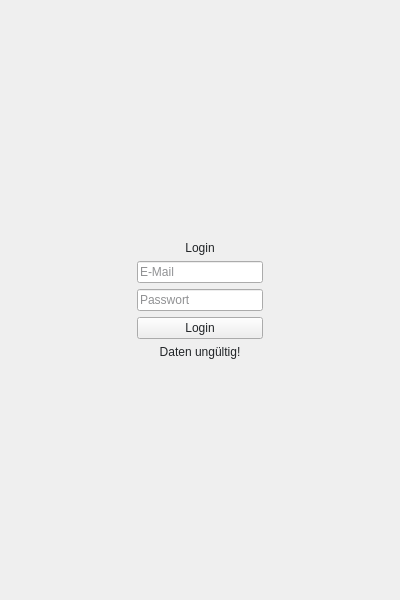
<?xml version="1.0" encoding="UTF-8"?>
<ui version="4.0">
 <class>Login</class>
 <widget class="QWidget" name="Login">
  <property name="geometry">
   <rect>
    <x>0</x>
    <y>0</y>
    <width>400</width>
    <height>600</height>
   </rect>
  </property>
  <property name="palette">
   <palette>
    <active>
     <colorrole role="WindowText">
      <brush brushstyle="SolidPattern">
       <color alpha="255">
        <red>33</red>
        <green>36</green>
        <blue>39</blue>
       </color>
      </brush>
     </colorrole>
     <colorrole role="Text">
      <brush brushstyle="SolidPattern">
       <color alpha="255">
        <red>33</red>
        <green>36</green>
        <blue>39</blue>
       </color>
      </brush>
     </colorrole>
     <colorrole role="ButtonText">
      <brush brushstyle="SolidPattern">
       <color alpha="255">
        <red>33</red>
        <green>36</green>
        <blue>39</blue>
       </color>
      </brush>
     </colorrole>
     <colorrole role="Highlight">
      <brush brushstyle="SolidPattern">
       <color alpha="255">
        <red>17</red>
        <green>105</green>
        <blue>142</blue>
       </color>
      </brush>
     </colorrole>
     <colorrole role="ToolTipText">
      <brush brushstyle="SolidPattern">
       <color alpha="255">
        <red>33</red>
        <green>36</green>
        <blue>39</blue>
       </color>
      </brush>
     </colorrole>
     <colorrole role="PlaceholderText">
      <brush brushstyle="SolidPattern">
       <color alpha="128">
        <red>33</red>
        <green>36</green>
        <blue>39</blue>
       </color>
      </brush>
     </colorrole>
     <colorrole role="Accent">
      <brush brushstyle="SolidPattern">
       <color alpha="255">
        <red>22</red>
        <green>199</green>
        <blue>154</blue>
       </color>
      </brush>
     </colorrole>
    </active>
    <inactive>
     <colorrole role="WindowText">
      <brush brushstyle="SolidPattern">
       <color alpha="255">
        <red>33</red>
        <green>36</green>
        <blue>39</blue>
       </color>
      </brush>
     </colorrole>
     <colorrole role="Text">
      <brush brushstyle="SolidPattern">
       <color alpha="255">
        <red>33</red>
        <green>36</green>
        <blue>39</blue>
       </color>
      </brush>
     </colorrole>
     <colorrole role="ButtonText">
      <brush brushstyle="SolidPattern">
       <color alpha="255">
        <red>33</red>
        <green>36</green>
        <blue>39</blue>
       </color>
      </brush>
     </colorrole>
     <colorrole role="Highlight">
      <brush brushstyle="SolidPattern">
       <color alpha="255">
        <red>17</red>
        <green>105</green>
        <blue>142</blue>
       </color>
      </brush>
     </colorrole>
     <colorrole role="ToolTipText">
      <brush brushstyle="SolidPattern">
       <color alpha="255">
        <red>33</red>
        <green>36</green>
        <blue>39</blue>
       </color>
      </brush>
     </colorrole>
     <colorrole role="PlaceholderText">
      <brush brushstyle="SolidPattern">
       <color alpha="128">
        <red>33</red>
        <green>36</green>
        <blue>39</blue>
       </color>
      </brush>
     </colorrole>
     <colorrole role="Accent">
      <brush brushstyle="SolidPattern">
       <color alpha="255">
        <red>22</red>
        <green>199</green>
        <blue>154</blue>
       </color>
      </brush>
     </colorrole>
    </inactive>
    <disabled>
     <colorrole role="ToolTipText">
      <brush brushstyle="SolidPattern">
       <color alpha="255">
        <red>33</red>
        <green>36</green>
        <blue>39</blue>
       </color>
      </brush>
     </colorrole>
     <colorrole role="PlaceholderText">
      <brush brushstyle="SolidPattern">
       <color alpha="128">
        <red>33</red>
        <green>36</green>
        <blue>39</blue>
       </color>
      </brush>
     </colorrole>
     <colorrole role="Accent">
      <brush brushstyle="SolidPattern">
       <color alpha="255">
        <red>22</red>
        <green>199</green>
        <blue>154</blue>
       </color>
      </brush>
     </colorrole>
    </disabled>
   </palette>
  </property>
  <property name="windowTitle">
   <string>Form</string>
  </property>
  <layout class="QHBoxLayout" name="horizontalLayout">
   <item>
    <spacer name="horizontalSpacer">
     <property name="orientation">
      <enum>Qt::Horizontal</enum>
     </property>
     <property name="sizeHint" stdset="0">
      <size>
       <width>40</width>
       <height>20</height>
      </size>
     </property>
    </spacer>
   </item>
   <item>
    <layout class="QVBoxLayout" name="verticalLayout">
     <item>
      <spacer name="verticalSpacer_2">
       <property name="orientation">
        <enum>Qt::Vertical</enum>
       </property>
       <property name="sizeHint" stdset="0">
        <size>
         <width>20</width>
         <height>40</height>
        </size>
       </property>
      </spacer>
     </item>
     <item>
      <widget class="QLabel" name="page_header">
       <property name="text">
        <string>Login</string>
       </property>
       <property name="alignment">
        <set>Qt::AlignCenter</set>
       </property>
      </widget>
     </item>
     <item>
      <widget class="QLineEdit" name="email_input">
       <property name="inputMask">
        <string/>
       </property>
       <property name="text">
        <string/>
       </property>
       <property name="placeholderText">
        <string>E-Mail</string>
       </property>
       <property name="input_type" stdset="0">
        <string>text</string>
       </property>
      </widget>
     </item>
     <item>
      <widget class="QLineEdit" name="passwort_input">
       <property name="echoMode">
        <enum>QLineEdit::Password</enum>
       </property>
       <property name="placeholderText">
        <string>Passwort</string>
       </property>
       <property name="input_type" stdset="0">
        <string>text</string>
       </property>
      </widget>
     </item>
     <item>
      <widget class="QPushButton" name="login_button">
       <property name="cursor">
        <cursorShape>PointingHandCursor</cursorShape>
       </property>
       <property name="text">
        <string>Login</string>
       </property>
       <property name="flat">
        <bool>false</bool>
       </property>
      </widget>
     </item>
     <item>
      <widget class="QLabel" name="error_text">
       <property name="text">
        <string>Daten ungültig!</string>
       </property>
       <property name="alignment">
        <set>Qt::AlignCenter</set>
       </property>
      </widget>
     </item>
     <item>
      <spacer name="verticalSpacer">
       <property name="orientation">
        <enum>Qt::Vertical</enum>
       </property>
       <property name="sizeHint" stdset="0">
        <size>
         <width>20</width>
         <height>40</height>
        </size>
       </property>
      </spacer>
     </item>
    </layout>
   </item>
   <item>
    <spacer name="horizontalSpacer_2">
     <property name="orientation">
      <enum>Qt::Horizontal</enum>
     </property>
     <property name="sizeHint" stdset="0">
      <size>
       <width>40</width>
       <height>20</height>
      </size>
     </property>
    </spacer>
   </item>
  </layout>
 </widget>
 <resources/>
 <connections/>
</ui>
